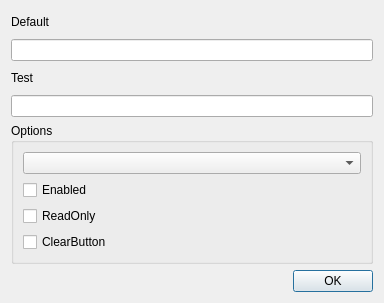
<?xml version="1.0" encoding="UTF-8"?>
<ui version="4.0">
 <class>Dialog</class>
 <widget class="QDialog" name="Dialog">
  <property name="geometry">
   <rect>
    <x>0</x>
    <y>0</y>
    <width>384</width>
    <height>303</height>
   </rect>
  </property>
  <property name="windowTitle">
   <string>Dialog</string>
  </property>
  <layout class="QGridLayout" name="gridLayout">
   <item row="0" column="0">
    <widget class="QLabel" name="label">
     <property name="text">
      <string>Default</string>
     </property>
    </widget>
   </item>
   <item row="1" column="0">
    <widget class="QLineEdit" name="txtDefault"/>
   </item>
   <item row="2" column="0">
    <widget class="QLabel" name="label_2">
     <property name="text">
      <string>Test</string>
     </property>
    </widget>
   </item>
   <item row="3" column="0">
    <widget class="QLineEdit" name="txtTest"/>
   </item>
   <item row="4" column="0">
    <widget class="QGroupBox" name="groupBox">
     <property name="title">
      <string>Options</string>
     </property>
     <layout class="QVBoxLayout" name="verticalLayout">
      <item>
       <widget class="QComboBox" name="cmbEcho"/>
      </item>
      <item>
       <widget class="QCheckBox" name="checkEnabled">
        <property name="text">
         <string>Enabled</string>
        </property>
       </widget>
      </item>
      <item>
       <widget class="QCheckBox" name="checkReadOnly">
        <property name="text">
         <string>ReadOnly</string>
        </property>
       </widget>
      </item>
      <item>
       <widget class="QCheckBox" name="checkClearButton">
        <property name="text">
         <string>ClearButton</string>
        </property>
       </widget>
      </item>
     </layout>
    </widget>
   </item>
   <item row="5" column="0">
    <widget class="QDialogButtonBox" name="buttonBox">
     <property name="standardButtons">
      <set>QDialogButtonBox::Ok</set>
     </property>
    </widget>
   </item>
  </layout>
 </widget>
 <resources/>
 <connections/>
</ui>
